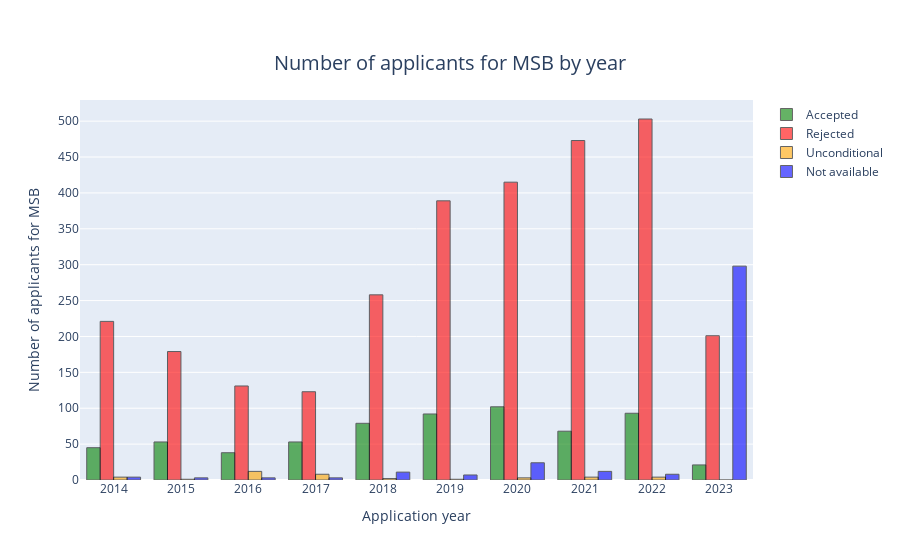

The cell this chart's notebook holds for it:
### Code cell
import plotly.graph_objects as go
import numpy as np
fig = go.Figure()

fig.add_trace(go.Bar(x=tailored_df_MSB_AS['Year'], y=tailored_df_MSB_AS['Conditional for MSB'], name='Accepted', marker_color = 'green'))
fig.add_trace(go.Bar(x=tailored_df_MSB_AS['Year'], y=tailored_df_MSB_AS['Rejected for MSB'], name='Rejected', marker_color = 'red'))
fig.add_trace(go.Bar(x=tailored_df_MSB_AS['Year'], y=tailored_df_MSB_AS['Unconditional for MSB'], name='Unconditional', marker_color = 'orange'))
fig.add_trace(go.Bar(x=tailored_df_MSB_AS['Year'], y=tailored_df_MSB_AS['Not available for MSB'], name='Not available', marker_color = 'blue'))
fig.update_xaxes(title_text='Application year', tickvals = np.arange(2014,2024,1))
fig.update_yaxes(title_text='Number of applicants for MSB', tickvals = np.arange(0,700,50))

fig.update_layout(title_text='Number of applicants for MSB by year', title_x = 0.5, title_y = 0.9, title_font=dict(size=20))

fig.update_traces(marker_line_color='black', marker_line_width=1, opacity=0.6)

### Figure 1 — Plotly figure (JSON) as saved in the notebook; plotly's stock layout.template omitted (floating-point values rounded to 4 significant figures)
{"data": [{"marker": {"color": "green", "line": {"color": "black", "width": 1}}, "name": "Accepted", "opacity": 0.6, "type": "bar", "x": [2014, 2015, 2016, 2017, 2018, 2019, 2020, 2021, 2022, 2023], "y": [45, 53, 38, 53, 79, 92, 102, 68, 93, 21]}, {"marker": {"color": "red", "line": {"color": "black", "width": 1}}, "name": "Rejected", "opacity": 0.6, "type": "bar", "x": [2014, 2015, 2016, 2017, 2018, 2019, 2020, 2021, 2022, 2023], "y": [221, 179, 131, 123, 258, 389, 415, 473, 503, 201]}, {"marker": {"color": "orange", "line": {"color": "black", "width": 1}}, "name": "Unconditional", "opacity": 0.6, "type": "bar", "x": [2014, 2015, 2016, 2017, 2018, 2019, 2020, 2021, 2022, 2023], "y": [4, 1, 12, 8, 2, 1, 3, 4, 4, 0]}, {"marker": {"color": "blue", "line": {"color": "black", "width": 1}}, "name": "Not available", "opacity": 0.6, "type": "bar", "x": [2014, 2015, 2016, 2017, 2018, 2019, 2020, 2021, 2022, 2023], "y": [4, 3, 3, 3, 11, 7, 24, 12, 8, 298]}], "layout": {"title": {"font": {"size": 20}, "text": "Number of applicants for MSB by year", "x": 0.5, "y": 0.9}, "xaxis": {"tickvals": [2014, 2015, 2016, 2017, 2018, 2019, 2020, 2021, 2022, 2023], "title": {"text": "Application year"}}, "yaxis": {"tickvals": [0, 50, 100, 150, 200, 250, 300, 350, 400, 450, 500, 550, 600, 650], "title": {"text": "Number of applicants for MSB"}}}}
